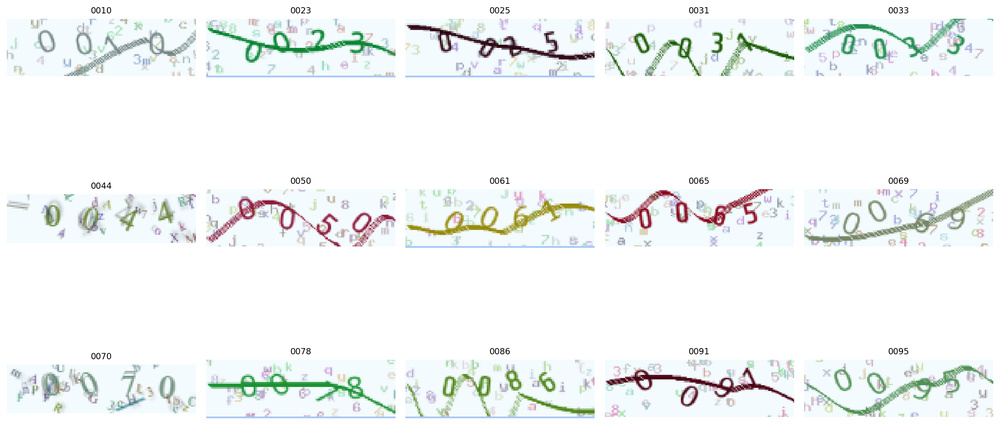
#> input picture captchaModel/diagnostico_grupo3.png, 1000 x 425 px, shrunk from 2235 x 950 before the run, given as the content of the folder captcha_datasets/grupo3, which was not available
$ python training_validation.py
#> lines starting #> are read from the running program, lines starting #| are printed output that depends on the picture; after the words box and inside, x2 and y2 are one past the last pixel; in counts of white or black regions, pixels touching at a corner belong together; pictures that were not available may be replaced by others from this repository, and a replacement may not be noted
#> further down, img_original is the input picture: PIL image 1000x425 RGBA; mean R, G, B, A 241.7, 244.9, 244.4, 255
import os
import numpy as np
import matplotlib.pyplot as plt
from pathlib import Path
from PIL import Image, ImageEnhance
import cv2

DATASET_PATH = "./captcha_datasets/grupo3/"

def preprocesar_captcha_grupo3(pil_img):
    """
    Preprocesamiento del script de entrenamiento
    """
    try:
        if pil_img.mode != 'RGB':
            pil_img = pil_img.convert('RGB')

        img_array = np.array(pil_img)

        # 1. Aumentar contraste
        enhancer = ImageEnhance.Contrast(pil_img)
        pil_img = enhancer.enhance(2.0)
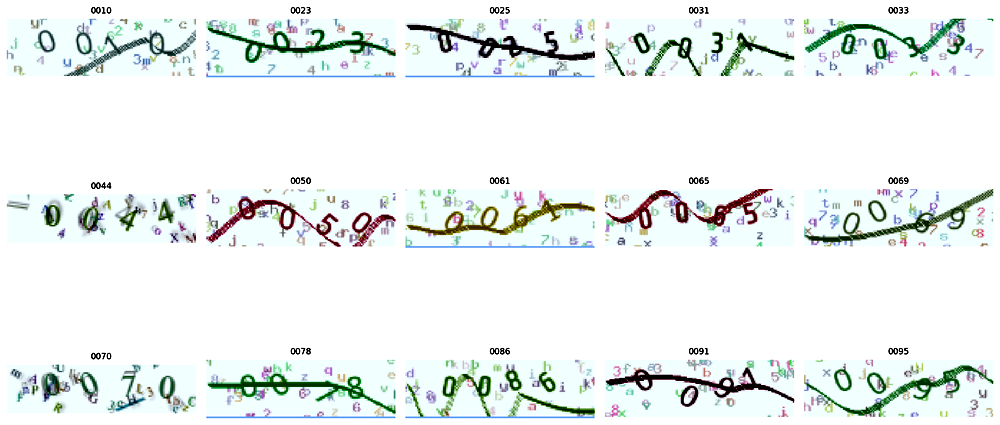
#> pil_img: PIL image 1000x425 RGB; mean R, G, B 234.6, 240, 238.7

        # 2. Convertir a escala de grises
        gray = cv2.cvtColor(np.array(pil_img), cv2.COLOR_RGB2GRAY)
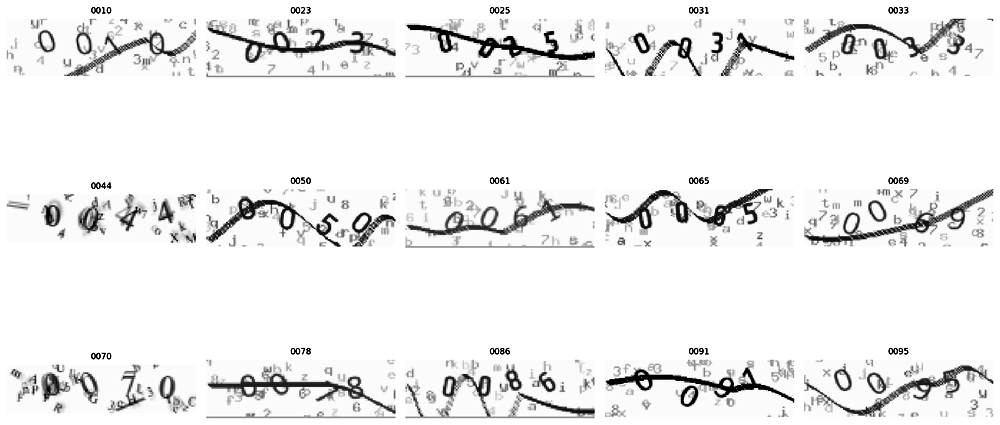
#> gray: shape (425, 1000); min 0, max 255, mean 238.2

        # 3. Aplicar blur
        blurred = cv2.GaussianBlur(gray, (3, 3), 0)

        # 4. Threshold adaptativo
        thresh = cv2.adaptiveThreshold(
            blurred, 255,
            cv2.ADAPTIVE_THRESH_GAUSSIAN_C,
            cv2.THRESH_BINARY_INV,
            15, 5
        )
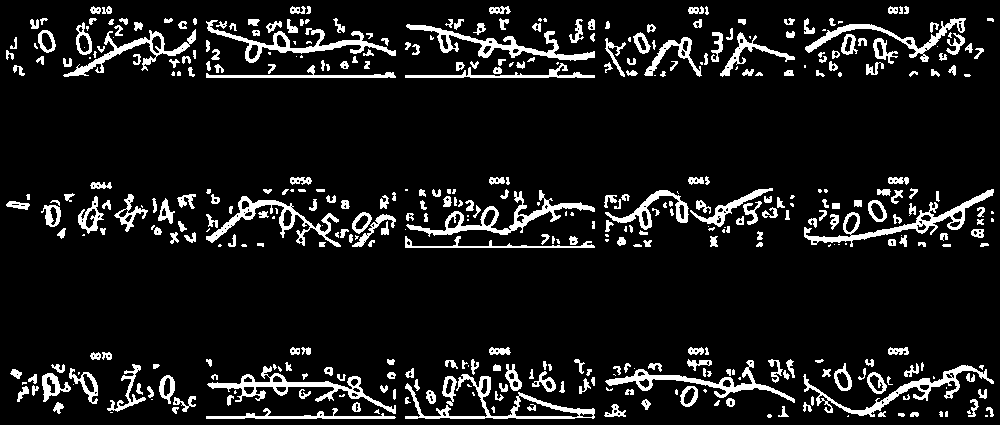
#> thresh: shape (425, 1000); 9.9% white; 433 white regions (106 under 20 px), largest, box (x1, y1, x2, y2) and area: (804, 189, 994, 247) 1664, (406, 190, 595, 237) 1664, (207, 366, 396, 414) 1600

        # 5. Operaciones morfológicas
        kernel = cv2.getStructuringElement(cv2.MORPH_RECT, (2, 2))
        cleaned = cv2.morphologyEx(thresh, cv2.MORPH_CLOSE, kernel)
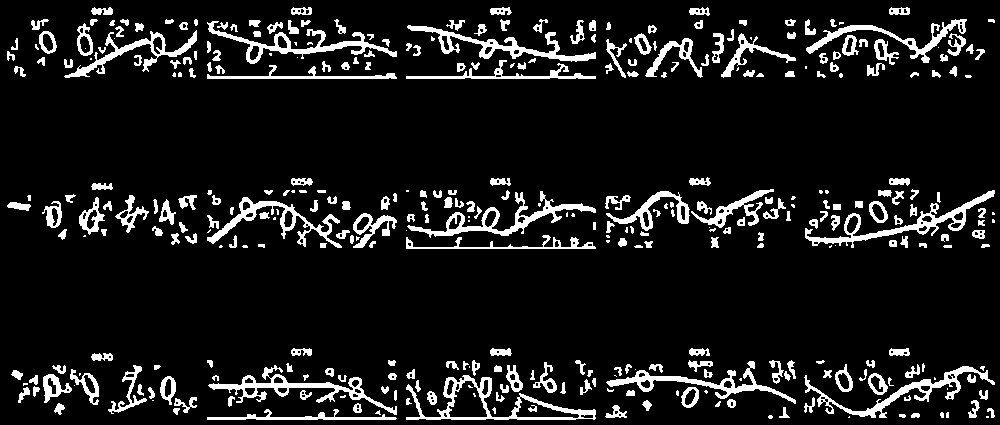
#> cleaned: shape (425, 1000); 10.1% white; 368 white regions (73 under 20 px), largest, box (x1, y1, x2, y2) and area: (406, 375, 596, 420) 1763, (805, 190, 995, 248) 1691, (407, 191, 596, 238) 1682
        cleaned = cv2.morphologyEx(cleaned, cv2.MORPH_OPEN, kernel)
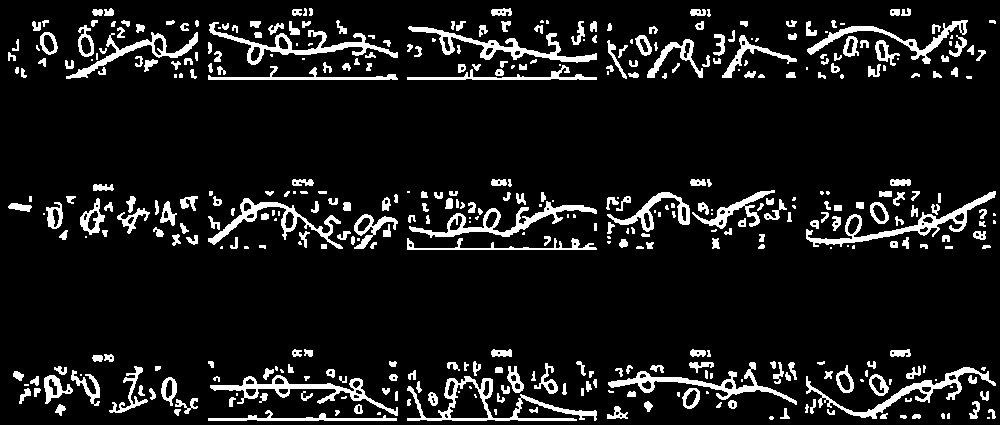
#> cleaned: shape (425, 1000); 9.8% white; 427 white regions (98 under 20 px), largest, box (x1, y1, x2, y2) and area: (407, 376, 597, 421) 1737, (806, 191, 996, 247) 1603, (409, 201, 597, 238) 1541

        # 6. Invertir
        final = cv2.bitwise_not(cleaned)

        return Image.fromarray(final)

    except Exception as e:
        print(f"Error: {e}")
        return pil_img.convert('L')

# Comparar ANTES vs DESPUÉS del preprocesamiento
images = list(Path(DATASET_PATH).glob("*.png"))[:12]

fig, axes = plt.subplots(4, 6, figsize=(18, 12))

for i, img_path in enumerate(images):
    # Original
    img_original = Image.open(img_path)
    axes[i//3, (i%3)*2].imshow(img_original)
    axes[i//3, (i%3)*2].set_title(f"Original: {img_path.stem}", fontsize=8)
    axes[i//3, (i%3)*2].axis('off')

    # Procesada
    img_procesada = preprocesar_captcha_grupo3(img_original)
    axes[i//3, (i%3)*2+1].imshow(img_procesada, cmap='gray')
    axes[i//3, (i%3)*2+1].set_title(f"Procesada: {img_path.stem}", fontsize=8)
    axes[i//3, (i%3)*2+1].axis('off')

plt.tight_layout()
plt.savefig('comparacion_preprocesamiento.png', dpi=150, bbox_inches='tight')
print("✅ Guardado en: comparacion_preprocesamiento.png")
print("\n🔍 Verifica si los números son LEGIBLES después del preprocesamiento")
print("   Si los números desaparecen o se distorsionan mucho = ese es el problema")

$ run again, on balanceScripts/adminlist_header_prebusqueda.png
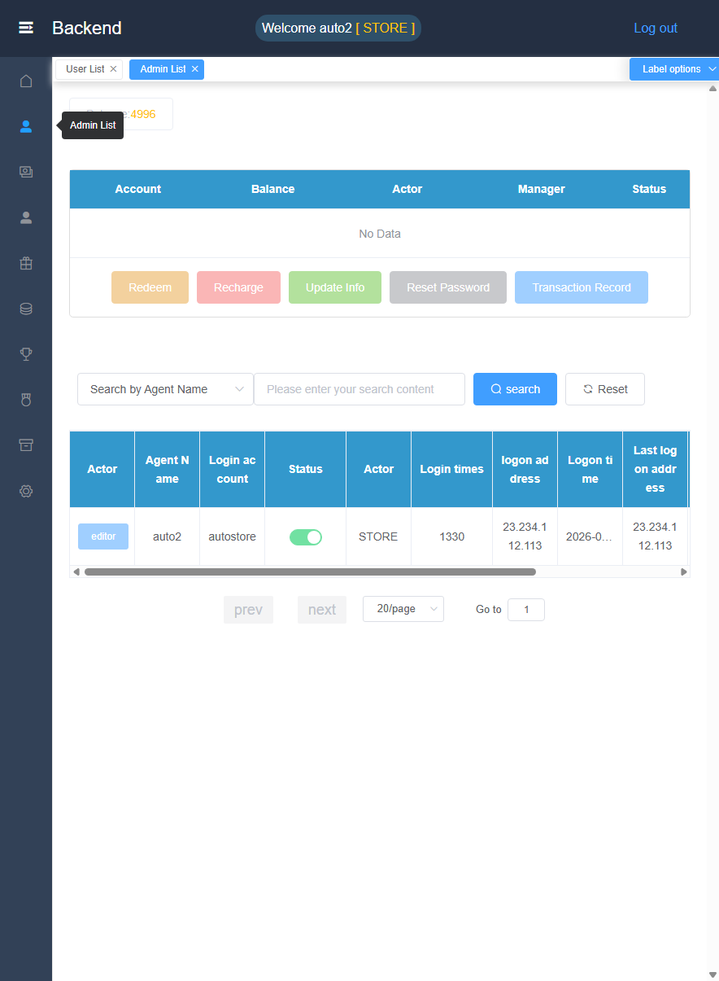
#> input picture balanceScripts/adminlist_header_prebusqueda.png, 719 x 981 px, shrunk from 884 x 1205 before the run, given as the content of the folder captcha_datasets/grupo3, which was not available
#> img_original is the input picture: PIL image 719x981 RGB; mean R, G, B 204.3, 216.7, 225
#> in preprocesar_captcha_grupo3, `thresh = cv2.adaptiveThreshold( blurred, 255, cv2.ADAPTIVE_THRESH_GAUS..`:
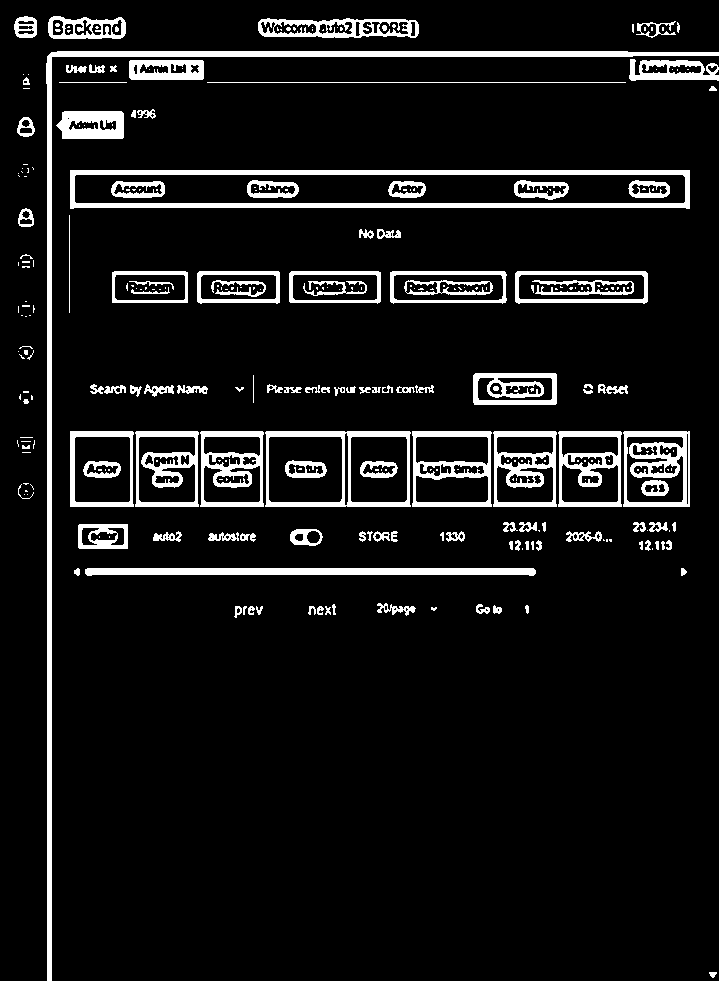
#> thresh: shape (981, 719); 8.7% white; 298 white regions (173 under 20 px), largest, box (x1, y1, x2, y2) and area: (46, 51, 719, 981) 8476, (70, 170, 690, 209) 6494, (85, 568, 536, 576) 3160
#> in preprocesar_captcha_grupo3, `cleaned = cv2.morphologyEx(cleaned, cv2.MORPH_OPEN, kernel)`:
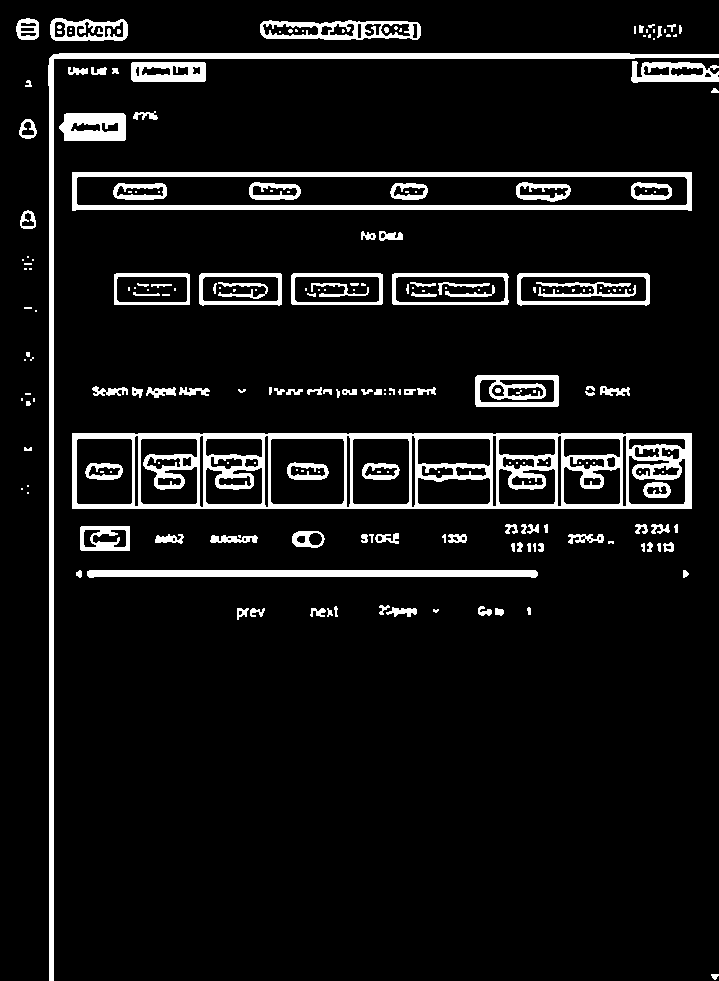
#> cleaned: shape (981, 719); 8.5% white; 223 white regions (107 under 20 px), largest, box (x1, y1, x2, y2) and area: (72, 433, 692, 509) 16016, (48, 53, 719, 981) 8458, (72, 172, 692, 211) 6494
